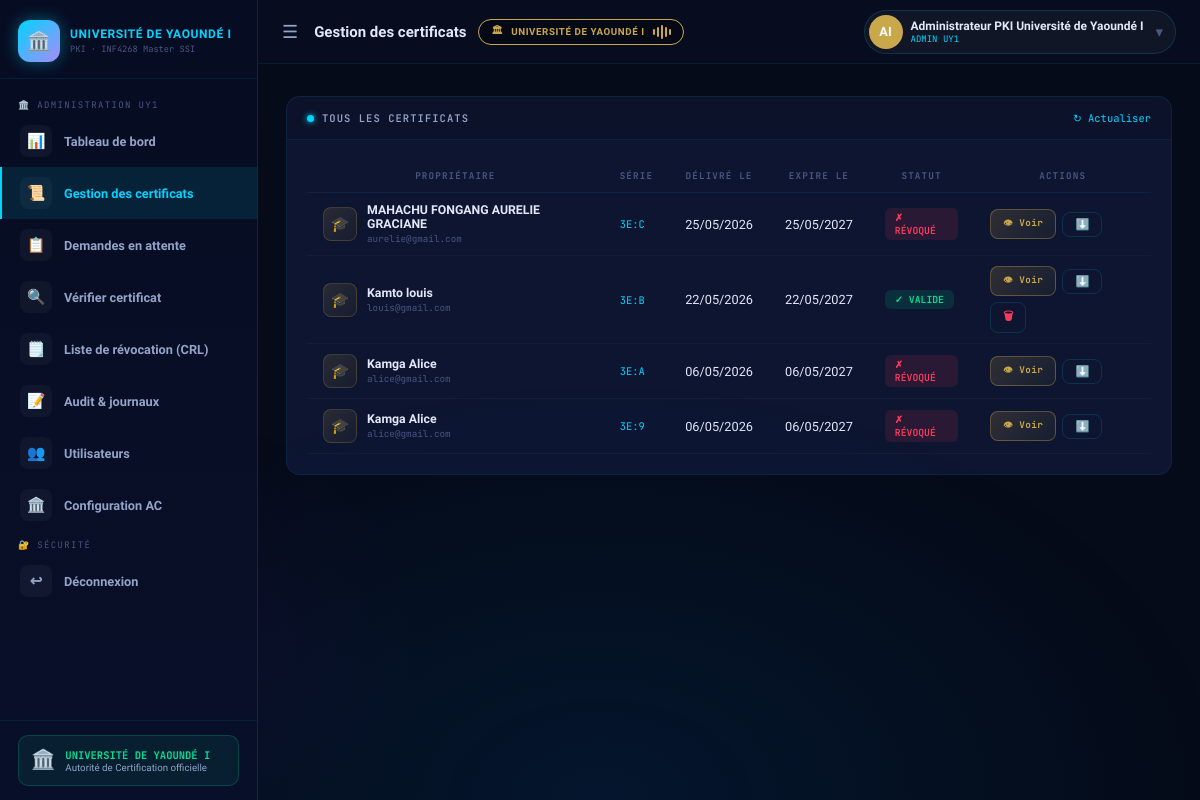
Screenshot of /certificates (signed in) with the database file from the repository.
### modules/models.py (models this page shows, shortened)
class User(UserMixin, db.Model):
    __tablename__ = 'users'
    id            = db.Column(db.Integer, primary_key=True)
    username      = db.Column(db.String(64), unique=True, nullable=False)
    email         = db.Column(db.String(120), unique=True, nullable=False)
    full_name     = db.Column(db.String(128), default='')
    matricule     = db.Column(db.String(50), default='')
    age           = db.Column(db.Integer, default=0)
    department    = db.Column(db.String(128), default='')
    status_type   = db.Column(db.String(30), default='etudiant')
    password_hash = db.Column(db.String(256), nullable=False)
    role          = db.Column(db.String(20), default='user')
    avatar_color  = db.Column(db.String(20), default='#00d4ff')
    created_at    = db.Column(db.DateTime, default=datetime.utcnow)
    last_login    = db.Column(db.DateTime, nullable=True)
    certificates  = db.relationship('Certificate', backref='owner', lazy=True)
    logs          = db.relationship('AuditLog', backref='user_ref', lazy=True)
    requests      = db.relationship('CertificateRequest',
                                   foreign_keys='CertificateRequest.user_id',
                                   backref='requester', lazy=True)
    def is_admin(self):
        return self.role == 'admin'
    def display_name(self):
        return self.full_name if self.full_name else self.username
    def initials(self):
        n = self.display_name()
        parts = n.split()
        if len(parts) >= 2:
            return (parts[0][0] + parts[-1][0]).upper()
        return n[:2].upper()

class Certificate(db.Model):
    __tablename__ = 'certificates'
    id            = db.Column(db.Integer, primary_key=True)
    serial_hex    = db.Column(db.String(32),  unique=True, nullable=False)
    serial_int    = db.Column(db.Integer,     unique=True, nullable=False)
    common_name   = db.Column(db.String(128), nullable=False)
    email         = db.Column(db.String(120), default='')
    organisation  = db.Column(db.String(128), default='Université de Yaoundé I')
    department    = db.Column(db.String(128), default='')
    status_type   = db.Column(db.String(30), default='etudiant')
    cert_pem      = db.Column(db.Text,         nullable=False)
    status        = db.Column(db.String(20),   default='VALID')
    issued_at     = db.Column(db.DateTime,     default=datetime.utcnow)
    expires_at    = db.Column(db.DateTime,     nullable=True)
    revoked_at    = db.Column(db.DateTime,     nullable=True)
    revoke_reason = db.Column(db.String(64),   nullable=True)
    user_id       = db.Column(db.Integer,      db.ForeignKey('users.id'))
    ca_id         = db.Column(db.Integer,      db.ForeignKey('authority_ca.id'))
    ca            = db.relationship('AuthorityCA', backref='issued_certs')
    request_id    = db.Column(db.Integer,      db.ForeignKey('certificate_requests.id'), nullable=True)
    request = db.relationship('CertificateRequest',
                              back_populates='certificate',
                              foreign_keys=[request_id])
    def status_badge(self):
        return {
            'VALID':   ('✓ VALIDE',   'badge-valid'),
            'REVOKED': ('✗ RÉVOQUÉ',  'badge-revoked'),
            'EXPIRED': ('⚠ EXPIRÉ',   'badge-expired'),
        }.get(self.status, (self.status, ''))
    def days_until_expiry(self):
        if not self.expires_at:
            return None
        now = datetime.utcnow()
        delta = (self.expires_at - now).days
        return delta

### app.py (the view)
@app.route('/certificates')
@login_required
def certificates():
    ca = get_ca()
    if current_user.is_admin():
        certs = Certificate.query.order_by(Certificate.issued_at.desc()).all()
    else:
        certs = Certificate.query.filter_by(user_id=current_user.id).order_by(Certificate.issued_at.desc()).all()
    return render_template('certificates.html', certs=certs, ca=ca)

### app.py (called while the page is built)
@login_manager.user_loader
def load_user(uid):
    return db.session.get(User, int(uid))

def get_ca():
    return AuthorityCA.query.first()

def expiring_soon(days=30):
    limit = datetime.utcnow() + timedelta(days=days)
    return Certificate.query.filter(Certificate.status=='VALID', Certificate.expires_at!=None, Certificate.expires_at<=limit).count()

@app.context_processor
def inject_globals():
    ca = get_ca()
    notif_count = expiring_soon(30) if ca else 0
    pending_count = CertificateRequest.query.filter_by(status='PENDING').count() if ca and current_user.is_authenticated and current_user.is_admin() else 0
    return dict(
        ca_exists=bool(ca),
        notif_count=notif_count,
        pending_count=pending_count,
        reasons_labels=REASONS_LABELS,
        university_name="Université de Yaoundé I"
    )

### templates/certificates.html (shortened to what this page needs)
{% extends "base.html" %}
{% block page_title %}Gestion des certificats{% endblock %}
{% block content %}
<div class="card">
  <div class="card-header">
    <div class="card-title">
      <span class="dot dot-cyan"></span>
      {% if current_user.is_admin() %}TOUS LES CERTIFICATS{% else %}MES CERTIFICATS{% endif %}
    </div>
    {% if current_user.is_admin() and ca_exists %}
    <a href="{{ url_for('api_stats') }}" class="card-link">↻ Actualiser</a>
    {% endif %}
  </div>
  <div class="card-body">
    {% if certs %}
    <div class="table-wrap">
      <table>
        <thead>
          <tr>
            <th>Propriétaire</th>
            <th>Série</th>
            <th>Délivré le</th>
            <th>Expire le</th>
            <th>Statut</th>
            <th>Actions</th>
          </tr>
        </thead>
        <tbody>
          {% for cert in certs %}
          <tr>
            <td>
              <div style="display:flex; align-items:center; gap:10px;">
                <div style="width:34px; height:34px; border-radius:8px; background:linear-gradient(135deg,rgba(201,168,76,0.15),rgba(201,168,76,0.05)); border:1px solid rgba(201,168,76,0.2); display:flex; align-items:center; justify-content:center; font-size:1rem; flex-shrink:0;">
                  {% if cert.status_type == 'etudiant' %}🎓
                  {% elif cert.status_type == 'enseignant' %}👨‍🏫
                  {% else %}👔{% endif %}
                </div>
                <div>
                  <strong>{{ cert.common_name }}</strong><br>
                  <span class="mono" style="font-size:0.62rem; color:var(--muted);">{{ cert.email }}</span>
                </div>
              </div>
            </td>
            <td>
              <span class="mono" style="font-size:0.7rem; color:var(--cyan);">{{ cert.serial_hex }}</span>
            </td>
            <td style="font-size:0.85rem;">{{ cert.issued_at.strftime('%d/%m/%Y') }}</td>
            <td style="font-size:0.85rem;">
              {% if cert.days_until_expiry() is not none and cert.days_until_expiry() < 30 and cert.status == 'VALID' %}
              <span class="text-gold">⚠️ {{ cert.expires_at.strftime('%d/%m/%Y') if cert.expires_at else '-' }}</span>
              {% else %}
              {{ cert.expires_at.strftime('%d/%m/%Y') if cert.expires_at else '-' }}
              {% endif %}
            </td>
            <td>
              {% set badge = cert.status_badge() %}
              <span class="badge {{ badge[1] }}">{{ badge[0] }}</span>
            </td>
            <td>
              <div style="display:flex; gap:6px; align-items:center; flex-wrap:wrap;">
                <a href="{{ url_for('view_certificate', cert_id=cert.id) }}"
                   class="btn btn-sm"
                   style="background:linear-gradient(135deg,rgba(201,168,76,0.18),rgba(201,168,76,0.06)); border:1px solid rgba(201,168,76,0.35); color:#c9a84c; font-family:'JetBrains Mono',monospace; font-size:0.62rem; letter-spacing:0.05em; padding:6px 12px; border-radius:8px; text-decoration:none; display:inline-flex; align-items:center; gap:5px; transition:all 0.2s; white-space:nowrap;"
                   onmouseover="this.style.background='linear-gradient(135deg,rgba(201,168,76,0.28),rgba(201,168,76,0.12))'; this.style.transform='translateY(-1px)'; this.style.boxShadow='0 4px 12px rgba(201,168,76,0.2)';"
                   onmouseout="this.style.background='linear-gradient(135deg,rgba(201,168,76,0.18),rgba(201,168,76,0.06))'; this.style.transform='translateY(0)'; this.style.boxShadow='none';"
                   title="Voir le certificat officiel">
                  👁 Voir
                </a>
                <a href="{{ url_for('download_cert', cert_id=cert.id) }}"
                   class="btn btn-outline btn-sm"
                   title="Télécharger le fichier .pem">
                  ⬇️
                </a>
                {% if current_user.is_admin() and cert.status == 'VALID' %}
                <button class="btn btn-outline btn-sm text-red"
                        onclick="openRevokeModal({{ cert.id }}, '{{ cert.common_name }}')"
                        title="Révoquer ce certificat">
                  🗑
                </button>
                {% endif %}
              </div>
            </td>
          </tr>
          {% endfor %}
        </tbody>
      </table>
    </div>
    {% endif %}
  </div>
</div>
{% endblock %}

### templates/base.html (shortened to what this page needs)
<!DOCTYPE html>
<html lang="fr">
<head>
  <link rel="stylesheet" href="{{ url_for('static', filename='css/style.css') }}">
</head>
<body>
{% if current_user.is_authenticated %}
<aside class="sidebar" id="sidebar">
  <div class="sidebar-logo">
    <div class="sidebar-logo-icon">🏛️</div>
    <div class="sidebar-logo-text">
      <h2>UNIVERSITÉ DE YAOUNDÉ I</h2>
      <p>PKI · INF4268 Master SSI</p>
    </div>
  </div>
  <nav class="sidebar-nav">
    {% if current_user.is_admin() %}
      <div class="nav-section">🏛️ Administration UY1</div>
      <a href="{{ url_for('dashboard_admin') }}" class="nav-link {% if request.endpoint=='dashboard_admin' %}active{% endif %}">
        <div class="nav-icon">📊</div> <span>Tableau de bord</span>
      </a>
      <a href="{{ url_for('certificates') }}" class="nav-link {% if request.endpoint=='certificates' %}active{% endif %}">
        <div class="nav-icon">📜</div> <span>Gestion des certificats</span>
      </a>
      <a href="{{ url_for('pending_requests') }}" class="nav-link {% if request.endpoint=='pending_requests' %}active{% endif %}">
        <div class="nav-icon">📋</div> <span>Demandes en attente</span>
      </a>
      <a href="{{ url_for('verify') }}" class="nav-link {% if request.endpoint=='verify' %}active{% endif %}">
        <div class="nav-icon">🔍</div> <span>Vérifier certificat</span>
      </a>
      <a href="{{ url_for('view_crl') }}" class="nav-link {% if request.endpoint=='view_crl' %}active{% endif %}">
        <div class="nav-icon">🗒️</div> <span>Liste de révocation (CRL)</span>
      </a>
      <a href="{{ url_for('audit') }}" class="nav-link {% if request.endpoint=='audit' %}active{% endif %}">
        <div class="nav-icon">📝</div> <span>Audit & journaux</span>
      </a>
      <a href="{{ url_for('users') }}" class="nav-link {% if request.endpoint=='users' %}active{% endif %}">
        <div class="nav-icon">👥</div> <span>Utilisateurs</span>
      </a>
      <a href="{{ url_for('admin_ca') }}" class="nav-link {% if request.endpoint=='admin_ca' %}active{% endif %}">
        <div class="nav-icon">🏛️</div> <span>Configuration AC</span>
      </a>
    {% endif %}
    <div class="nav-section">🔐 Sécurité</div>
    <a href="{{ url_for('logout') }}" class="nav-link">
      <div class="nav-icon">↩</div> <span>Déconnexion</span>
    </a>
  </nav>
  <div class="sidebar-footer">
    <div class="sidebar-status">
      <div class="status-icon">🏛️</div>
      <div>
        <div class="status-title">UNIVERSITÉ DE YAOUNDÉ I</div>
        <div class="status-desc">Autorité de Certification officielle</div>
      </div>
    </div>
  </div>
</aside>
<div class="topbar" id="topbar">
  <button class="topbar-menu-btn" id="menuBtn" onclick="toggleSidebar()">☰</button>
  <div class="topbar-title">
    {% block page_title %}PKI Université de Yaoundé I{% endblock %}
    {% if ca_exists %}
    <div class="topbar-ca-badge">
      🏛 <span class="topbar-ca-text">UNIVERSITÉ DE YAOUNDÉ I</span>
      <div class="wave">
        <span></span><span></span><span></span><span></span><span></span>
      </div>
    </div>
    {% endif %}
  </div>
  <div class="topbar-actions">
    <a href="{{ url_for('profile') }}" class="user-pill">
      <div class="user-avatar" style="background:{{ current_user.avatar_color }};">
        {{ current_user.initials() }}
      </div>
      <div class="user-pill-info">
        <div class="user-name">{{ current_user.display_name() }}</div>
        <div class="user-role">{% if current_user.is_admin() %}ADMIN UY1{% else %}{{ current_user.get_status_label() }}{% endif %}</div>
      </div>
      <span style="color:var(--muted);margin-left:4px;">▾</span>
    </a>
  </div>
</div>
<div class="main-wrapper" id="mainWrapper">
  <div class="flash-zone">
  </div>
  <div class="page-content">
    {% block content %}{% endblock %}
  </div>
</div>
{% endif %}
</body>
</html>

### rows the page displays
User: initials "AI", display_name "Administrateur PKI Université de Yaoundé I"
Certificate: common_name "MAHACHU FONGANG AURELIE GRACIANE", email "aurelie@gmail.com", serial_hex "3E:C", issued_at "25/05/2026", expires_at "25/05/2027", badge "✗ RÉVOQUÉ"
Certificate: common_name "Kamto louis", email "louis@gmail.com", serial_hex "3E:B", issued_at "22/05/2026", expires_at "22/05/2027", badge "✓ VALIDE"
Certificate: common_name "Kamga Alice", email "alice@gmail.com", serial_hex "3E:A", issued_at "06/05/2026", expires_at "06/05/2027", badge "✗ RÉVOQUÉ"
Certificate: common_name "Kamga Alice", email "alice@gmail.com", serial_hex "3E:9", issued_at "06/05/2026", expires_at "06/05/2027", badge "✗ RÉVOQUÉ"
